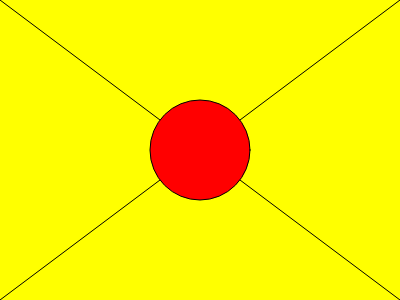
Frame 1 (no input)
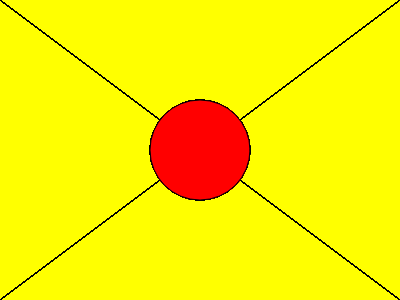
Frame 60 (no input)
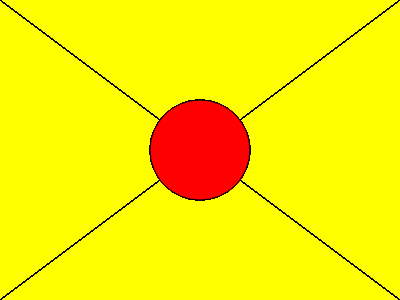
Frame 120 (the mouse pressed at the canvas centre since frame 60)

The p5.js sketch that drew these frames (run headless with seeded random() and noise() and a simulated clock; from frame 60 on, the mouse is pressed at the canvas centre):

// p5.js sketch
// ── sketch.js
var xPos = 30;
var yPos = 50;
var d = 100;

var width, height;

function setup() {
  width = 400;
  height = 300;
  createCanvas(width,height);
  background(255,255,0);
}

function draw() {
  fill(255,0,0);
  line(0,0,width,height);
  line(0,height,width,0);
  ellipse(width/2,height/2,d,d);
}
